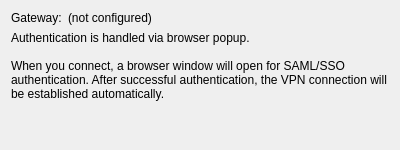
<?xml version="1.0" encoding="UTF-8"?>
<ui version="4.0">
 <class>PulseSsoWidget</class>
 <widget class="QWidget" name="PulseSsoWidget">
  <property name="geometry">
   <rect>
    <x>0</x>
    <y>0</y>
    <width>400</width>
    <height>150</height>
   </rect>
  </property>
  <layout class="QVBoxLayout" name="verticalLayout">
   <item>
    <layout class="QFormLayout" name="formLayout">
     <item row="0" column="0">
      <widget class="QLabel" name="label_gateway">
       <property name="text">
        <string>Gateway:</string>
       </property>
      </widget>
     </item>
     <item row="0" column="1">
      <widget class="QLabel" name="gatewayLabel">
       <property name="text">
        <string>(not configured)</string>
       </property>
       <property name="textInteractionFlags">
        <set>Qt::TextSelectableByMouse</set>
       </property>
      </widget>
     </item>
    </layout>
   </item>
   <item>
    <widget class="QLabel" name="infoLabel">
     <property name="text">
      <string>Authentication is handled via browser popup.

When you connect, a browser window will open for SAML/SSO authentication. After successful authentication, the VPN connection will be established automatically.</string>
     </property>
     <property name="wordWrap">
      <bool>true</bool>
     </property>
     <property name="alignment">
      <set>Qt::AlignTop|Qt::AlignLeft</set>
     </property>
    </widget>
   </item>
   <item>
    <spacer name="verticalSpacer">
     <property name="orientation">
      <enum>Qt::Vertical</enum>
     </property>
     <property name="sizeHint" stdset="0">
      <size>
       <width>20</width>
       <height>40</height>
      </size>
     </property>
    </spacer>
   </item>
  </layout>
 </widget>
 <resources/>
 <connections/>
</ui>
